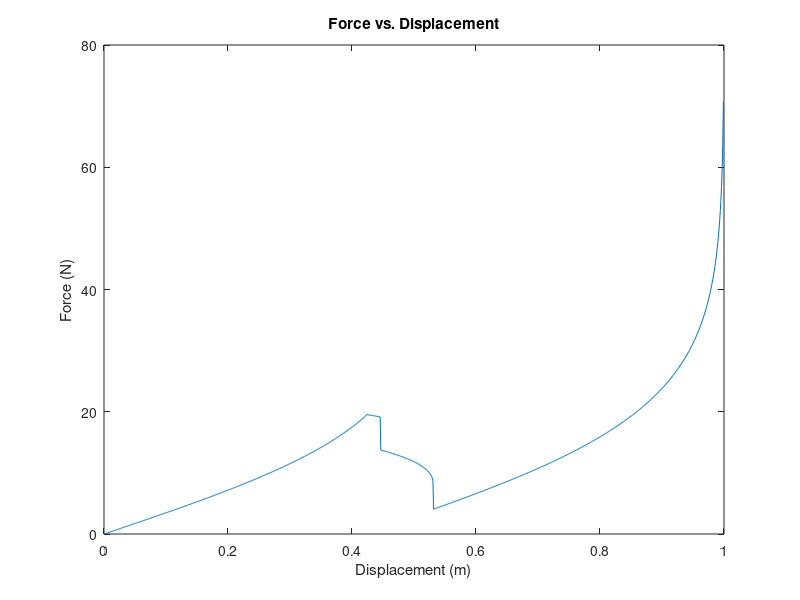

The MATLAB source for this figure: (Note: this script raises an error after producing the figure.)
%Katharin Jensen
%This code creates a force vs. displacement plot for a model [describe
%model better later]
tic

clear
clc
close all

%initialize
ea = 10; %other spring constant type thing, N
k = 100; %spring constant, N/m
H = 1; %max height, m
n = 2; %number of links
m = 4;

%create array of lengths
%generate random numbers
%R = rand(1,n);
%R = [.1,.2,.3,.4,.5,.6,.7,.8,.9];

%create Weibull distribution
%l = H.*((log(1./R)/log(2)).^(1/m));
%verification


%create exponential distribution of lengths
%L = H.*(1-exp(-l));
L = H*[.3,.5];

%create displacement distribution
d = linspace(0,H,1000);
%indicator for whether each link has buckled. 0 = not yet, 1 = yes, 2 =
%completely collapsed
c = zeros(n,1);
F_crit = k.*L/4; %calculate array of critical buckling values
F_old = F_crit; %initialize fzero guesses
y = 0; %initial link displacement
%solve for P
for i = 1:1000
    %count iterations
    %z = i;
    %for each link
    for j = 1:n
        %check if displacement has reached the link
        if (c(j) == 0 && d(i) >= (H - L(j)))
            c(j) = 1;
        end
        %if link hasn't buckled
        if (c(j) == 0)
            %calculate link force
            F(j) = ea*atanh(d(i)/(H-L(j)));
            y(j,i) = 0;
            %check if link has buckled
            if (F(j) >= F_crit(j))
                c(j) = 1; %set indicator if it has
                crit_it(j) = i;
            end
        %if link has buckled but not completely collapsed    
        elseif (c(j) == 1)
            %numerically find the link force
            F(j) = fzero(@(f) L(j)*(1 - (4*f)/(k*L(j))) + (H-L(j))*tanh(f/ea) - d(i),F_old(j));
            F_old(j) = F(j);
            %check if link has completely collapsed
            %compute y
            y(j,i) = L(j) - (4*F(j))/k;
            if (y(j,i) >= L(j))
                c(j) = 2; %set indicator if it has
                F(j) = ea*atanh((d(i)-L(j))/(H-L(j)));
            end
        %once the link has completely collapsed    
        else
            %calculate link force
            F(j) = ea*atanh((d(i)-L(j))/(H-L(j)));
            y(j,i) = L(j);
        end
    end

    %sum all forces to get the total force    
    P(i) = sum(F);
end

display(L)
plot(d,P)
title('Force vs. Displacement')
xlabel('Displacement (m)')
ylabel('Force (N)')
%axis([0,1,-10,200])

%figure
%make animation
for i = 1:1000
    %subplot(2,1,1);
    figure(2)
    ani(L,y(:,i),H,n,d(i));
    %subplot(2,1,2);
    figure(3)
    plot(d(1:i),P(1:i));
    axis([0,d(length(d))+.1,0,P(length(P))+20])
    drawnow
end


toc




